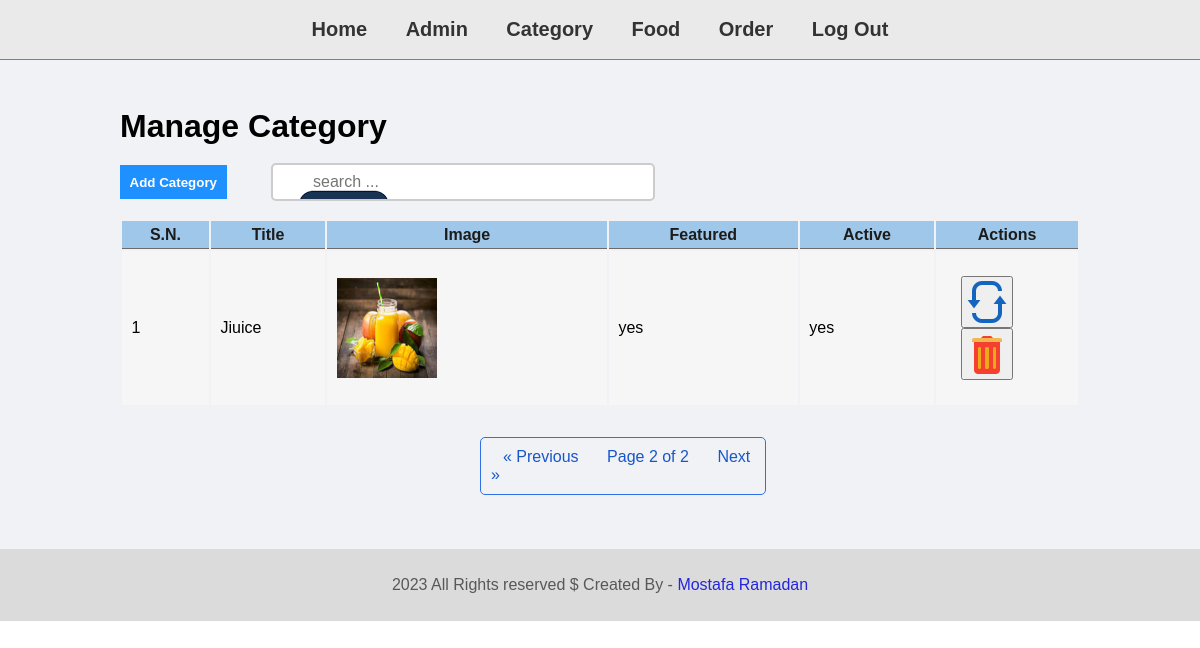
Page /admin/categoryControl/manage-category.php?page=2 on the committed database.
### tables this page shows
CREATE TABLE `tbl_category` (
  `id` int(10) UNSIGNED NOT NULL,
  `title` varchar(100) NOT NULL,
  `image_name` varchar(255) NOT NULL,
  `featured` varchar(10) NOT NULL,
  `active` varchar(10) NOT NULL
);

### config/Database.php (called while the page is built, shortened)
<?php
class Database
{
    private $servername = 'localhost';
    private $username = 'root';
    private $password = '';
    private $dbname = 'food-order';
    function __construct()
    {
        $this->conn = new mysqli($this->servername, $this->username, $this->password, $this->dbname);
        if ($this->conn->connect_error) {
            echo "failed to connect";
        } else {
            return $this->conn;
        }
    }
}

### classes/management/ManageCategory.php (called while the page is built, shortened)
<?php
class ManangeCategory extends Database
{
    protected $tableName = 'tbl_category';
    public function displayCategory(int $limit = 4, int $pageNum = 1)
    {
        $offset = ($pageNum - 1) * $limit;
        $result = $this->conn->query("SELECT * FROM {$this->tableName}  LIMIT $limit OFFSET $offset");
        if ($result->num_rows > 0) {
            while ($row = $result->fetch_assoc()) {
                $data[] = $row;
            }
            return $data;
        }
    }
    public function categoryCount()
    {
        $result = $this->conn->query("SELECT * FROM {$this->tableName}");
        return $result->num_rows;
    }
}

### admin/categoryControl/manage-category.php (the view, shortened to what this page needs)
<?php
include_once("../partials/menu.php");
$obj = new ManangeCategory();
$page = isset($_GET['page']) ? (int) $_GET['page'] : 1;
$catCount = $obj->categoryCount();
$limit = 3;
$pagesCount = ceil($catCount / $limit);
$data = $obj->displayCategory($limit, $page);
?>
<div class="main-content">
    <div class="wrapper">
        <h1> Manage Category</h1>
        <div>
            <button id="add_btn" class="btn-primary">Add Category</button>
            <input type="search" placeholder="search ..." class="search">
        </div>
        <table class="tbl-full">
            <thead>
                <tr>
                    <th>S.N.</th>
                    <th>Title</th>
                    <th>Image</th>
                    <th>Featured</th>
                    <th>Active</th>
                    <th>Actions</th>
                </tr>
            </thead>
            <tbody class="mytable">
                <?php
                $sn = 1;
                if ($data != "") {
                    foreach ($data as $value) {
                ?>
                        <tr id="category_row_<?= $value['id'] ?>">
                            <td><?php echo $sn++; ?></td>
                            <td class="category_title"><?php echo $value['title']; ?></td>
                            <td class="category_img">
                                <?php
                                if ($value['image_name'] != "") {
                                ?>
                                    <img src='../../images/category/<?php echo $value['image_name']; ?>' width="100px">
                                <?php
                                } else {
                                    echo "<div color='red'>Image Not Found</div>";
                                }
                                ?>
                            </td>
                            <td class="category_featured"><?php echo $value['featured']; ?></td>
                            <td class="category_active"><?php echo $value['active']; ?></td>
                            <td style="width: 15%; padding:25px;">
                                <button value=<?= $value['id']; ?> class="update_btn_class">
                                    <img title="Update" src="http://localhost/php.course/FoodOrder/images/website/update.png" /></button>
                                <button value="<?= $value['id']; ?>" data-image_name="<?php echo $value['image_name']; ?>" class="delete_category_btn">
                                    <img title="Delete" src="http://localhost/php.course/FoodOrder/images/website/delete.png" />
                                </button>
                            </td>
                        </tr>
                <?php
                    }
                } else {
                    echo "<div class='error'> Category Not Added</div>";
                }
                ?>
            </tbody>
        </table>
    </div>
    <br>
    <nav class="paginator">
        <ul class="pagination">
            <li>
                <a <?php if ($page == 1) {
                        echo "class='disabled'";
                    } ?> href="<?= $_SERVER['PHP_SELF'] . "?page=" . ($page - 1) ?>" aria-label="Previous">
                    <span aria-hidden="true">&laquo;</span>
                    <span aria-hidden="true">Previous</span>
                </a>
            </li>
            <li>
                <a <?php if ($page == $page) {
                        echo "class='disabled'";
                    } ?> href=""> Page <?= $page; ?> of <?= $pagesCount; ?></a>
            </li>
            <li>
                <a <?php if ($page == $pagesCount) {
                        echo "class='disabled'";
                    } ?> href="<?= $_SERVER['PHP_SELF'] . "?page=" . ($page + 1) ?>" aria-label="Next">
                    <span aria-hidden="true">Next</span>
                    <span aria-hidden="true">&raquo;</span>
                </a>
            </li>
        </ul>
    </nav>
    <br>
</div>
<?php
include_once("../partials/footer.php");
?>

### css/admin.css (style rules this page uses)
* { margin: 0px; padding: 0px; font-family: Arial, Helvetica, sans-serif; }
.wrapper { padding: 1%; width: 80%; margin: 0 auto; }
.tbl-full { width: 100%; }
table tr th { border-bottom: 1px solid rgb(109 106 106); padding: .5%; color: #1c1c1c; background: #9fc7e9; text-align: center }
table tr td { padding: 1%; background: #f6f6f6; }
.btn-primary { background-color: #1e90ff; padding: 1%; text-decoration: none; color: white; font-weight: bold; border: none; }
.main-content { background-color: #f1f2f6; padding: 3% 0; }
.pagination { border: 1px solid #2f70e9; padding: 10px; width: 22%; border-radius: 5px; margin: 0 40%; }
.pagination li { margin: 10px 12px; display: inline; }
.pagination li a { color: #1856ca; text-decoration: none; }
.disabled { pointer-events: none; }
input[type="search"] { width: 40%; padding: 8px; margin: 0 40px 0; border: 2px solid #ccc; border-radius: 5px; outline: none; font-size: 16px; background-image: url("../images/website/search.png"); background-position: 10px 10px; background-repeat: no-repeat; padding-left: 40px; }

### rows in the picture
tbl_category: title "Jiuice", image_name (picture), featured "yes", active "yes", $value['id'] 127 (drawn)

### other values in the picture
$page "2"
$pagesCount "2"
